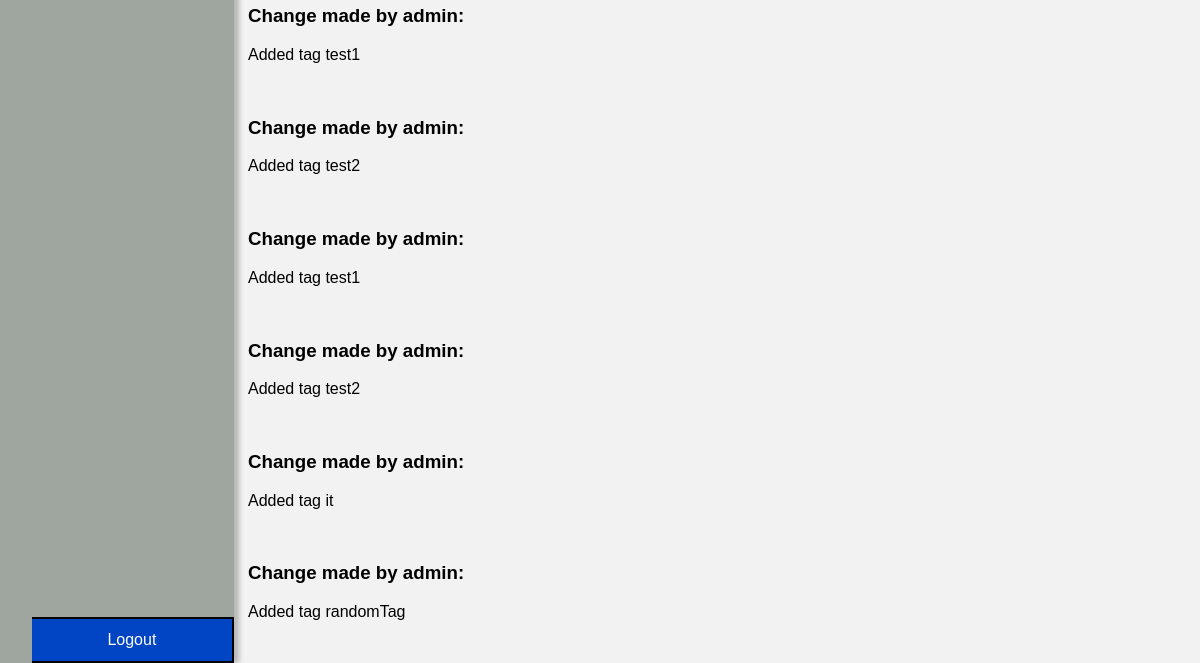
Before: /pages/list_of_changes.php?ticket_id=1 (signed in, lower part) with the older database file.
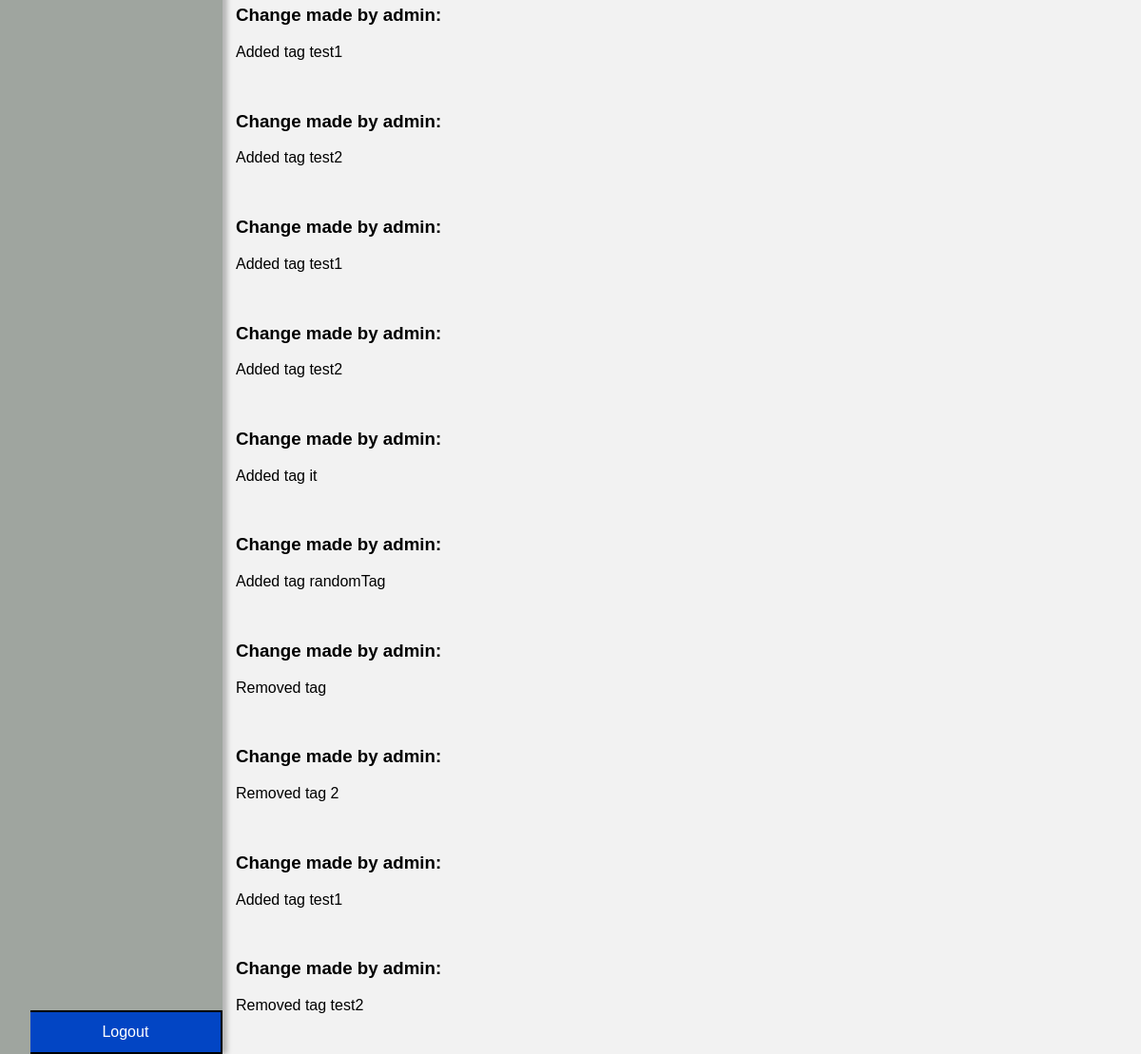
After: the same page with the newer database file.
### tables this page shows
CREATE TABLE changesToTicket (
  id INTEGER PRIMARY KEY,
  user_id INTEGER,
  ticket_id INTEGER,
  change TEXT NOT NULL,
  FOREIGN KEY (user_id) REFERENCES user(id) ON DELETE CASCADE,
  FOREIGN KEY (ticket_id) REFERENCES tickets(id) ON DELETE CASCADE
);

CREATE TABLE user(
    id INTEGER PRIMARY KEY,
    name VARCHAR(50) NOT NULL,
    username VARCHAR(50) UNIQUE NOT NULL,
    email VARCHAR(50) UNIQUE NOT NULL,
    password VARCHAR(255) NOT NULL,
    role VARCHAR(10) CHECK(role = 'client' or role = 'agent' or role = 'admin') NOT NULL,
    department_id INTEGER,
    FOREIGN KEY (department_id) REFERENCES department(id)
);

### utils/functions.php (called while the page is built, shortened)
<?php
function searchUser($id){
    $db = getDatabaseConnection();
    $stmt = $db->prepare('SELECT * FROM user WHERE id = ?');
    $stmt->execute(array($id));
    return $stmt->fetch();
}
?>

### pages/list_of_changes.php (the view, shortened to what this page needs)
<?php
require_once('../utils/functions.php');
$db = getDatabaseConnection();
$stmt = $db->prepare('SELECT * FROM changesToTicket WHERE ticket_id = ?');
$stmt->execute(array($_GET["ticket_id"]));
$changes = $stmt->fetchAll();
?>
<!DOCTYPE html>
<html lang="en-US">
<link rel="stylesheet" href="../css/style_index.css">
<link rel="stylesheet" href="../css/user_profile.css">
   <head>
   </head>
   <body>
    <div class="container_master">
      <div class="container">
        <ul class="buttons">
            <button class="logout" onclick="logoutPage()">Logout</button>
        </ul>
      </div>
      <div class="content">
        <?php
          foreach($changes as $change){
            $change_author = searchUser($change["user_id"]);
            echo "<h3>Change made by " . $change_author["username"] . ":</h3>";
            echo "<p>" . $change["change"] . "</p>";
            echo "<br>";
          }
        ?>
      </div>
    </div>
   </body>
</html>

### css/style_index.css (style rules this page uses)
body { font-family: Arial, sans-serif; background-color: #f2f2f2; }
.buttons .logout { border-bottom: solid 2px black; }
.buttons li, .buttons button { background-color: #0245c4; text-decoration: none; color: white; border: none; color: white; padding: 12px 20px; text-align: center; text-decoration: none; display: inline-block; font-size: 16px; cursor: pointer; width: 10em; border-top: solid 2px black; border-right: solid 2px black; }
.buttons { margin-top: 0%; }
.buttons button { width: 12.61em; }
.logout { position: fixed; bottom: 0; }
.container_master { display: flex; justify-content: space-between; margin: 0 50px; margin-top: 0; }
.container { display: flex; justify-content: space-between; margin-left: -5.5%; background-color: #9fa59f; height: 100%; position: fixed; bottom: 0; box-shadow: 5px 0 5px rgba(0, 0, 0, 0.25), -5px 0 5px rgba(0, 0, 0, 0.25); }
.buttons { display: flex; flex-direction: column; align-items: flex-start; }
.content { flex: 1; margin-left: 190px; width: 50em; }

Changed rows visible on the page:
added changestoticket: user.username "admin", change "Removed tag"
added changestoticket: user.username "admin", change "Removed tag 2"
added changestoticket: user.username "admin", change "Added tag test1"
added changestoticket: user.username "admin", change "Removed tag test2"
